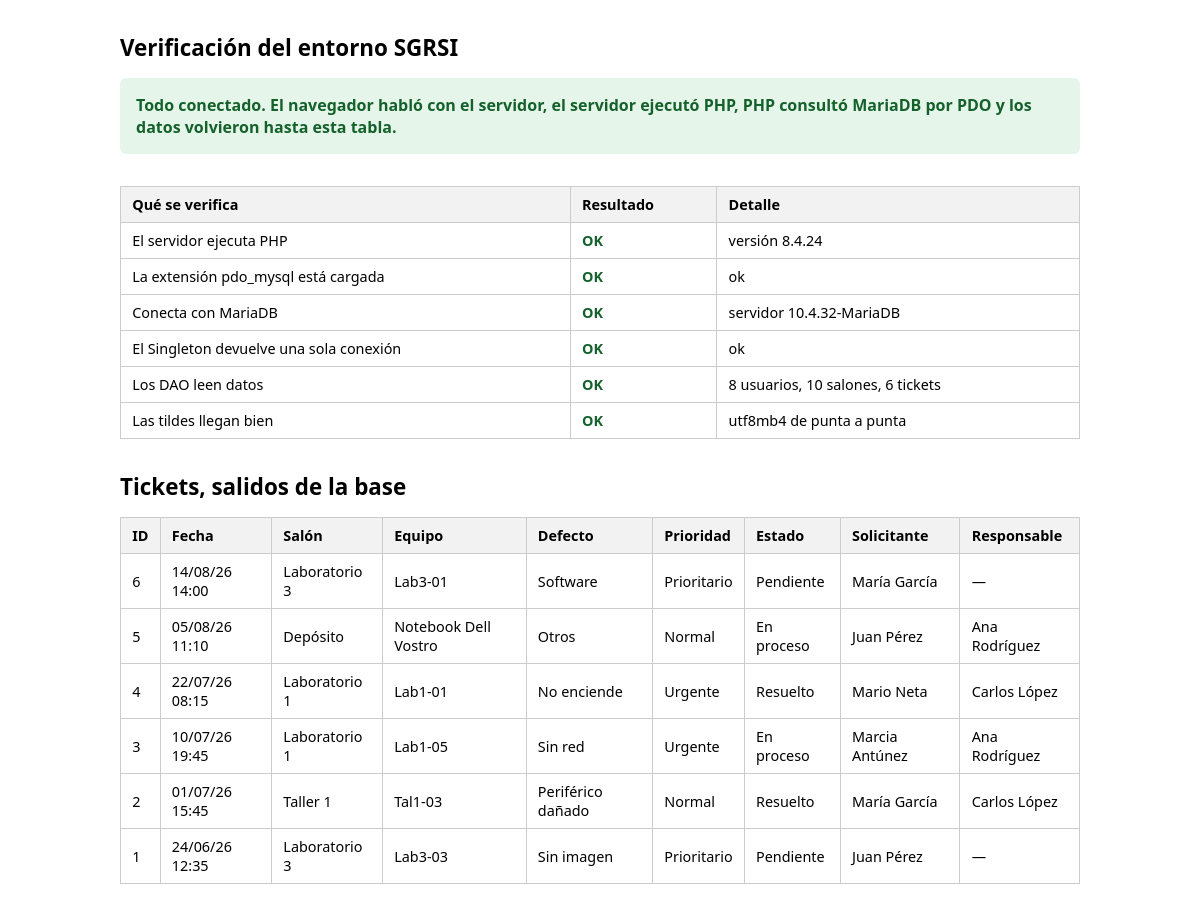
Screenshot of /BackEnd/prueba/verificacion.php with the database file from the repository.
### tables this page shows
CREATE TABLE ticket (
    id_ticket         INT UNSIGNED NOT NULL AUTO_INCREMENT,
    fecha_hora_alta   DATETIME     NOT NULL,
    ci_solicitante    CHAR(8)      NOT NULL,
    id_equipo         INT UNSIGNED NOT NULL,
    tipo_de_defecto   ENUM('No enciende', 'Sin imagen', 'Sin red',
                           'Sin audio', 'Periférico dañado', 'Software',
                           'Otros') NOT NULL,
    descripcion       VARCHAR(500) NULL,
    prioridad         ENUM('Urgente', 'Prioritario', 'Normal')
                      NOT NULL DEFAULT 'Normal',
    estado_ticket     ENUM('Pendiente', 'En proceso', 'Resuelto')
                      NOT NULL DEFAULT 'Pendiente',
    ci_responsable    CHAR(8)      NULL,
    diagnostico       VARCHAR(500) NULL,
    solucion          VARCHAR(500) NULL,
    fecha_hora_cierre DATETIME     NULL,

    CONSTRAINT pk_ticket             PRIMARY KEY (id_ticket),
    CONSTRAINT fk_ticket_solicitante FOREIGN KEY (ci_solicitante)
        REFERENCES usuario (ci)
        ON UPDATE CASCADE ON DELETE RESTRICT,
     
     
    CONSTRAINT fk_ticket_responsable FOREIGN KEY (ci_responsable)
        REFERENCES usuario (ci)
        ON UPDATE RESTRICT ON DELETE RESTRICT,
    CONSTRAINT fk_ticket_equipo      FOREIGN KEY (id_equipo)
        REFERENCES equipo (id_equipo)
        ON UPDATE CASCADE ON DELETE RESTRICT,

    CONSTRAINT ck_ticket_cierre CHECK (
        fecha_hora_cierre IS NULL OR fecha_hora_cierre >= fecha_hora_alta
    ),
    CONSTRAINT ck_ticket_resuelto CHECK (
        estado_ticket <> 'Resuelto'
        OR (ci_responsable IS NOT NULL AND fecha_hora_cierre IS NOT NULL)
    )
);

CREATE TABLE equipo (
    id_equipo     INT UNSIGNED NOT NULL AUTO_INCREMENT,
    nombre_equipo VARCHAR(60)  NOT NULL,
    categoria     ENUM('PC de escritorio', 'Laptop', 'Proyector',
                       'Impresora', 'Otro')
                  NOT NULL DEFAULT 'PC de escritorio',
    descripcion   VARCHAR(500) NULL,
    nombre_salon  VARCHAR(30)  NOT NULL,
    estado_equipo ENUM('Operativo', 'En reparación', 'Derivado',
                       'En trámite de baja', 'De baja')
                  NOT NULL DEFAULT 'Operativo',

    CONSTRAINT pk_equipo       PRIMARY KEY (id_equipo),
    CONSTRAINT fk_equipo_salon FOREIGN KEY (nombre_salon)
        REFERENCES salon (nombre_salon)
        ON UPDATE CASCADE ON DELETE RESTRICT
);

CREATE TABLE usuario (
    ci               CHAR(8)      NOT NULL,
    nombre_usuario   VARCHAR(60)  NOT NULL,
    contrasena       VARCHAR(255) NOT NULL,
    tipo_de_usuario  ENUM('Solicitante', 'Asistente', 'Coordinador')
                     NOT NULL DEFAULT 'Solicitante',
    estado_cuenta    ENUM('Activa', 'Inactiva')
                     NOT NULL DEFAULT 'Activa',

    CONSTRAINT pk_usuario       PRIMARY KEY (ci),
    CONSTRAINT ck_usuario_ci    CHECK (ci REGEXP '^[0-9]{8}$')
);

### BackEnd/dao/Conexion.php (called while the page is built, shortened)
<?php
class Conexion
{
    private static $instancia = null;
    private $pdo;
    private function __construct()
    {
        $config = require __DIR__ . '/../config/database.php';
        $dsn = 'mysql:host=' . $config['host']
             . ';port=' . $config['puerto']
             . ';dbname=' . $config['basedatos']
             . ';charset=' . $config['charset'];
        try {
            $this->pdo = new PDO($dsn, $config['usuario'], $config['password']);
            $this->pdo->setAttribute(PDO::ATTR_ERRMODE, PDO::ERRMODE_EXCEPTION);
            $this->pdo->setAttribute(PDO::ATTR_DEFAULT_FETCH_MODE, PDO::FETCH_ASSOC);
        } catch (PDOException $e) {
            error_log('SGRSI: fallo la conexion. ' . $e->getMessage());
            throw new Exception('No se pudo conectar con la base de datos.');
        }
    }
    public static function getInstancia()
    {
        if (self::$instancia === null) {
            self::$instancia = new Conexion();
        }
        return self::$instancia;
    }
    public function getPdo()
    {
        return $this->pdo;
    }
}

### BackEnd/dao/UsuarioDAO.php (called while the page is built, shortened)
<?php
require_once __DIR__ . '/Conexion.php';
class UsuarioDAO
{
    private $pdo;
    public function __construct()
    {
        $this->pdo = Conexion::getInstancia()->getPdo();
    }
    public function obtenerTodos()
    {
        $stmt = $this->pdo->query(
            'SELECT ci, nombre_usuario, tipo_de_usuario, estado_cuenta
               FROM usuario
              ORDER BY nombre_usuario'
        );
        return $stmt->fetchAll(PDO::FETCH_ASSOC);
    }
}

### BackEnd/dao/SalonDAO.php (called while the page is built, shortened)
<?php
require_once __DIR__ . '/Conexion.php';
class SalonDAO
{
    private $pdo;
    public function __construct()
    {
        $this->pdo = Conexion::getInstancia()->getPdo();
    }
    public function obtenerTodos()
    {
        $stmt = $this->pdo->query(
            'SELECT nombre_salon, descripcion FROM salon ORDER BY nombre_salon'
        );
        return $stmt->fetchAll(PDO::FETCH_ASSOC);
    }
}

### BackEnd/dao/TicketDAO.php (called while the page is built, shortened)
<?php
require_once __DIR__ . '/Conexion.php';
class TicketDAO
{
    private $pdo;
    public function __construct()
    {
        $this->pdo = Conexion::getInstancia()->getPdo();
    }
    private function consultaBase()
    {
        return 'SELECT t.id_ticket, t.fecha_hora_alta, t.tipo_de_defecto, t.descripcion,
                       t.prioridad, t.estado_ticket, t.diagnostico, t.solucion,
                       t.fecha_hora_cierre, t.ci_solicitante, t.ci_responsable,
                       e.id_equipo, e.nombre_equipo, e.nombre_salon,
                       s.nombre_usuario AS nombre_solicitante,
                       r.nombre_usuario AS nombre_responsable
                  FROM ticket t
                  JOIN equipo e ON e.id_equipo = t.id_equipo
                  JOIN usuario s ON s.ci = t.ci_solicitante
                  LEFT JOIN usuario r ON r.ci = t.ci_responsable';
    }
    public function obtenerTodos()
    {
        $stmt = $this->pdo->query($this->consultaBase() . ' ORDER BY t.fecha_hora_alta DESC');
        return $stmt->fetchAll(PDO::FETCH_ASSOC);
    }
}

### BackEnd/prueba/verificacion.php (the view, shortened to what this page needs)
<?php
require_once __DIR__ . '/../dao/UsuarioDAO.php';
require_once __DIR__ . '/../dao/TicketDAO.php';
require_once __DIR__ . '/../dao/SalonDAO.php';
$chequeos = [];
$tickets  = [];
$chequeos[] = ['El servidor ejecuta PHP', true, 'versión ' . PHP_VERSION];
$tienePdo = extension_loaded('pdo_mysql');
$chequeos[] = ['La extensión pdo_mysql está cargada', $tienePdo,
    $tienePdo ? 'ok' : 'falta descomentar extension=pdo_mysql en el php.ini'];
try {
    $pdo = Conexion::getInstancia()->getPdo();
    $chequeos[] = ['Conecta con MariaDB', true,
        'servidor ' . $pdo->getAttribute(PDO::ATTR_SERVER_VERSION)];
    $mismaInstancia = Conexion::getInstancia() === Conexion::getInstancia();
    $chequeos[] = ['El Singleton devuelve una sola conexión', $mismaInstancia, 'ok'];
    $usuarioDAO = new UsuarioDAO();
    $salonDAO   = new SalonDAO();
    $ticketDAO  = new TicketDAO();
    $usuarios = $usuarioDAO->obtenerTodos();
    $salones  = $salonDAO->obtenerTodos();
    $tickets  = $ticketDAO->obtenerTodos();
    $chequeos[] = ['Los DAO leen datos', count($usuarios) > 0,
        count($usuarios) . ' usuarios, ' . count($salones) . ' salones, ' . count($tickets) . ' tickets'];
    $conTilde = false;
    foreach ($usuarios as $u) {
        if (strpos($u['nombre_usuario'], 'í') !== false || strpos($u['nombre_usuario'], 'é') !== false) {
            $conTilde = true;
        }
    }
    $chequeos[] = ['Las tildes llegan bien', $conTilde, 'utf8mb4 de punta a punta'];
} catch (Exception $e) {
    $chequeos[] = ['Conecta con MariaDB', false, $e->getMessage()];
}
$todoBien = true;
?>
<!DOCTYPE html>
<html lang="es">
<head>
</head>
<body>
    <h1>Verificación del entorno SGRSI</h1>
    <div class="resumen <?php echo $todoBien ? 'ok' : 'mal'; ?>">
        <?php if ($todoBien) { ?>
            Todo conectado. El navegador habló con el servidor, el servidor ejecutó PHP,
            PHP consultó MariaDB por PDO y los datos volvieron hasta esta tabla.
        <?php } else { ?>
            Hay algo cortado en la cadena. Mirá cuál fila da error.
        <?php } ?>
    </div>
    <table>
        <thead>
            <tr>
                <th>Qué se verifica</th>
                <th>Resultado</th>
                <th>Detalle</th>
            </tr>
        </thead>
        <tbody>
            <?php foreach ($chequeos as $c) { ?>
                <tr>
                    <td><?php echo $c[0]; ?></td>
                    <td class="<?php echo $c[1] ? 'ok' : 'mal'; ?>">
                        <?php echo $c[1] ? 'OK' : 'FALLA'; ?>
                    </td>
                    <td><?php echo htmlspecialchars($c[2]); ?></td>
                </tr>
            <?php } ?>
        </tbody>
    </table>
    <?php if (count($tickets) > 0) { ?>
        <h1>Tickets, salidos de la base</h1>
        <table>
            <thead>
                <tr>
                    <th>ID</th>
                    <th>Fecha</th>
                    <th>Salón</th>
                    <th>Equipo</th>
                    <th>Defecto</th>
                    <th>Prioridad</th>
                    <th>Estado</th>
                    <th>Solicitante</th>
                    <th>Responsable</th>
                </tr>
            </thead>
            <tbody>
                <?php foreach ($tickets as $t) { ?>
                    <tr>
                        <td><?php echo $t['id_ticket']; ?></td>
                        <td><?php echo date('d/m/y H:i', strtotime($t['fecha_hora_alta'])); ?></td>
                        <td><?php echo htmlspecialchars($t['nombre_salon']); ?></td>
                        <td><?php echo htmlspecialchars($t['nombre_equipo']); ?></td>
                        <td><?php echo htmlspecialchars($t['tipo_de_defecto']); ?></td>
                        <td><?php echo htmlspecialchars($t['prioridad']); ?></td>
                        <td><?php echo htmlspecialchars($t['estado_ticket']); ?></td>
                        <td><?php echo htmlspecialchars($t['nombre_solicitante']); ?></td>
                        <td><?php echo $t['nombre_responsable'] === null ? '—' : htmlspecialchars($t['nombre_responsable']); ?></td>
                    </tr>
                <?php } ?>
            </tbody>
        </table>
    <?php } ?>
</body>
</html>

### BackEnd/prueba/verificacion.php (style rules this page uses)
body { font-family: system-ui, sans-serif; margin: 2rem auto; max-width: 60rem; padding: 0 1rem; }
h1 { font-size: 1.4rem; }
table { border-collapse: collapse; width: 100%; margin-bottom: 2rem; }
th, td { border: 1px solid #ccc; padding: .5rem .7rem; text-align: left; font-size: .9rem; }
th { background: #f2f2f2; }
.ok { color: #14612b; font-weight: bold; }
.resumen { padding: 1rem; border-radius: .4rem; margin-bottom: 2rem; }
.resumen.ok { background: #e6f5ea; }

### rows the page displays
ticket: id_ticket "6", fecha_hora_alta "14/08/26 14:00", id_equipo.nombre_salon "Laboratorio 3", id_equipo.nombre_equipo "Lab3-01", tipo_de_defecto "Software", prioridad "Prioritario", estado_ticket "Pendiente", ci_solicitante.nombre_usuario "María García"
ticket: id_ticket "5", fecha_hora_alta "05/08/26 11:10", id_equipo.nombre_salon "Depósito", id_equipo.nombre_equipo "Notebook Dell Vostro", tipo_de_defecto "Otros", prioridad "Normal", estado_ticket "En proceso", ci_solicitante.nombre_usuario "Juan Pérez", ci_responsable.nombre_usuario "Ana Rodríguez"
ticket: id_ticket "4", fecha_hora_alta "22/07/26 08:15", id_equipo.nombre_salon "Laboratorio 1", id_equipo.nombre_equipo "Lab1-01", tipo_de_defecto "No enciende", prioridad "Urgente", estado_ticket "Resuelto", ci_solicitante.nombre_usuario "Mario Neta", ci_responsable.nombre_usuario "Carlos López"
ticket: id_ticket "3", fecha_hora_alta "10/07/26 19:45", id_equipo.nombre_salon "Laboratorio 1", id_equipo.nombre_equipo "Lab1-05", tipo_de_defecto "Sin red", prioridad "Urgente", estado_ticket "En proceso", ci_solicitante.nombre_usuario "Marcia Antúnez", ci_responsable.nombre_usuario "Ana Rodríguez"
ticket: id_ticket "2", fecha_hora_alta "01/07/26 15:45", id_equipo.nombre_salon "Taller 1", id_equipo.nombre_equipo "Tal1-03", tipo_de_defecto "Periférico dañado", prioridad "Normal", estado_ticket "Resuelto", ci_solicitante.nombre_usuario "María García", ci_responsable.nombre_usuario "Carlos López"
ticket: id_ticket "1", fecha_hora_alta "24/06/26 12:35", id_equipo.nombre_salon "Laboratorio 3", id_equipo.nombre_equipo "Lab3-03", tipo_de_defecto "Sin imagen", prioridad "Prioritario", estado_ticket "Pendiente", ci_solicitante.nombre_usuario "Juan Pérez"

### other values shown
$c[0] "El servidor ejecuta PHP"
$c[2] "versión 8.4.24"
$c[0] "La extensión pdo_mysql está cargada"
$c[2] "ok"
$c[0] "Conecta con MariaDB"
$c[2] "servidor 10.4.32-MariaDB"
$c[0] "El Singleton devuelve una sola conexión"
$c[0] "Los DAO leen datos"
$c[2] "8 usuarios, 10 salones, 6 tickets"
$c[0] "Las tildes llegan bien"
$c[2] "utf8mb4 de punta a punta"
